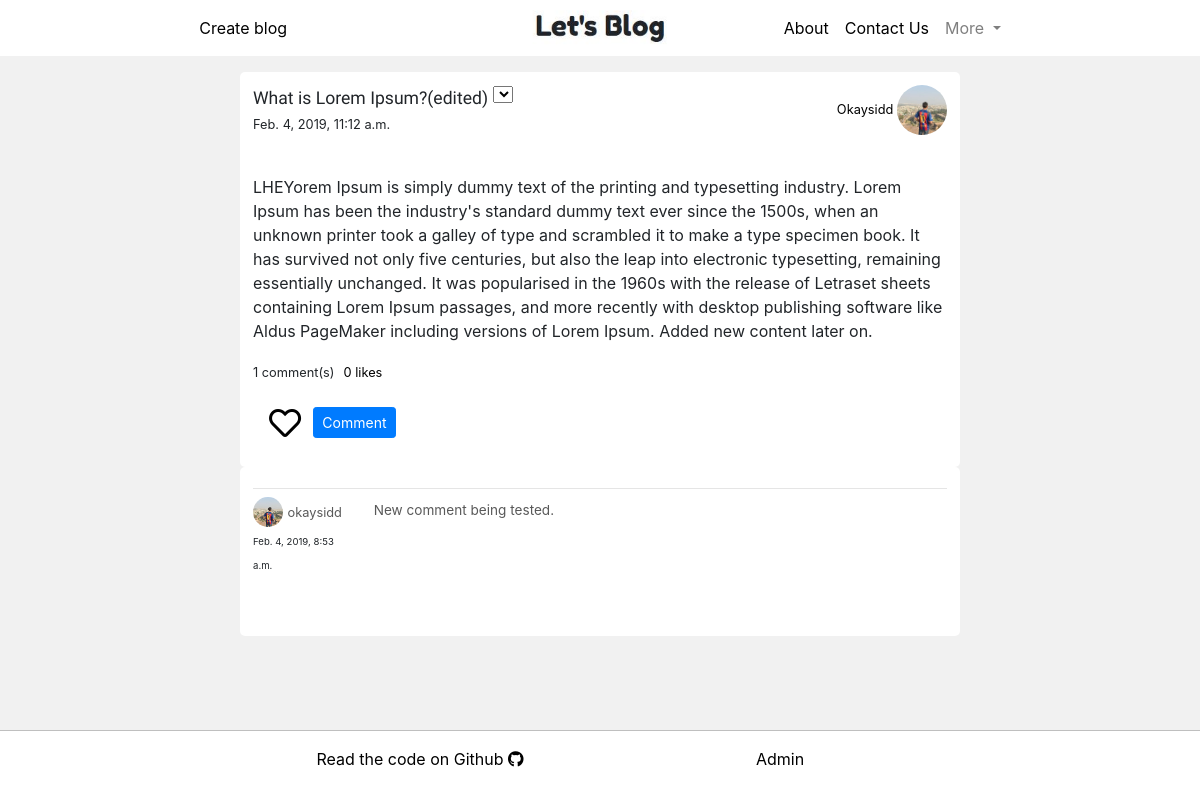
The page /post/1/ (signed in) on the database as committed earlier.
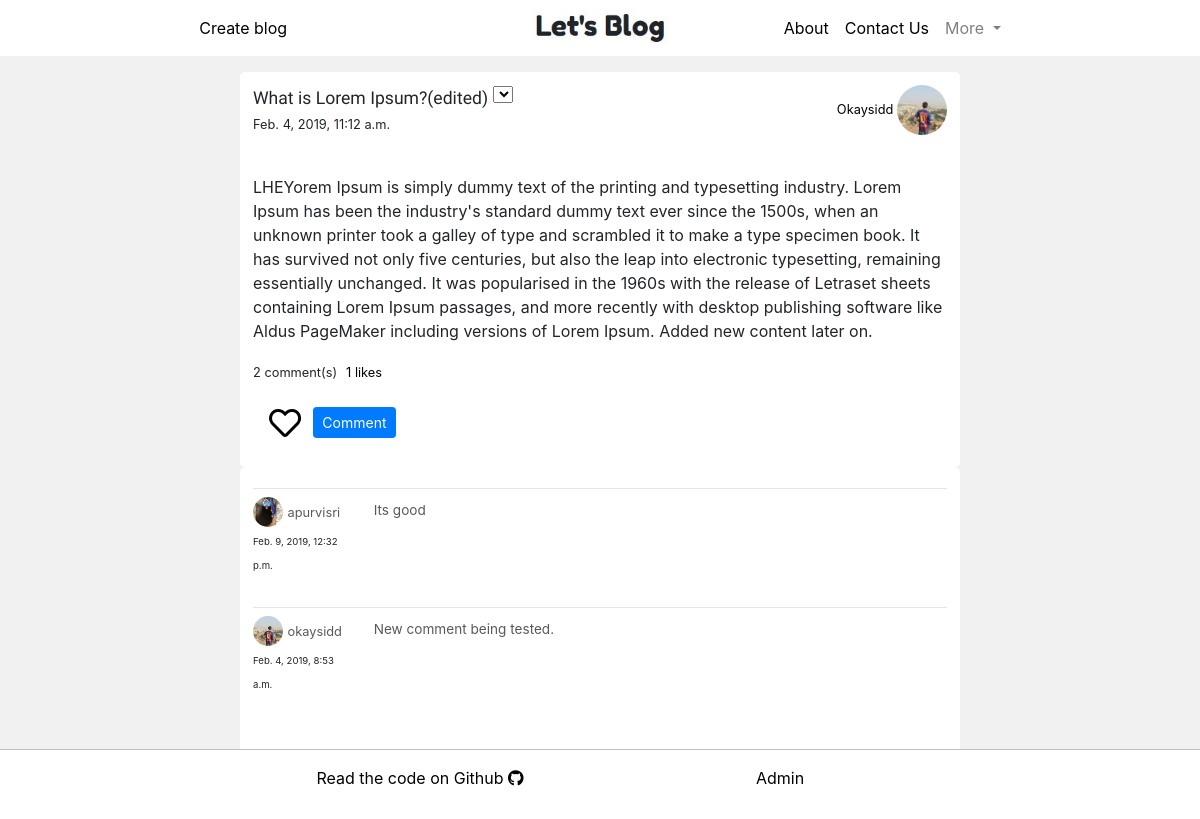
The same page on the database as committed later.
### blogs_app/models.py (models this page shows, shortened)
class Post_model(models.Model):
    author = models.ForeignKey(Author_model, on_delete=models.CASCADE)
    title_original = models.CharField(max_length=200)
    title_edited = models.CharField(max_length=200, default="")
    body_original = models.TextField()
    body_edited = models.TextField(default="")
    created_on = models.DateTimeField(auto_now_add=True)
    created_on = models.DateTimeField(default=timezone.now())
    modified_on = models.DateTimeField(blank=True, null=True)
    published_on = models.DateTimeField(blank=True, null=True)
    likes = models.PositiveIntegerField(default=0)
    liked_by = models.ManyToManyField(Author_model, related_name="liked_by", blank=True, null=True, default=[])

class Comment_model(models.Model):
    post = models.ForeignKey(Post_model, on_delete=models.CASCADE)
    author = models.ForeignKey(Author_model, on_delete=models.CASCADE)
    comment_text = models.TextField()
    created_on = models.DateTimeField(auto_now_add=True)

### users_app/models.py (models this page shows, shortened)
class Author_model(models.Model):
    author_name = models.OneToOneField(User, on_delete=models.CASCADE, primary_key=True)
    git = models.URLField(max_length=128, blank=True)
    profile_pic = models.ImageField(default='default.jpeg', upload_to='profile_pics')
    def __str__(self):
        return str(self.author_name)

### blogs_app/views.py (the view)
# urls.py: path('post/<int:pk>/', DetailPostView.as_view(), name="post"),
class DetailPostView(LoginRequiredMixin, DetailView):
    login_url = '/login/'
    redirect_field_name = 'next'
    model = Post_model
    fields = ['title_original', 'body_original', 'created_on', 'author', 'published_on', 'title_edited', 'body_edited']
    def get_context_data(self, **kwargs):
        context = super().get_context_data(**kwargs)
        author = Author_model.objects.filter(post_model=get_object_or_404(Post_model, id=self.kwargs['pk']))[0].author_name
        context['title'] = 'Post by ' + str(author)
        comments = Comment_model.objects.filter(post=self.kwargs['pk']).order_by('-created_on')
        this_post = post_model=get_object_or_404(Post_model, id=self.kwargs['pk'])
        likes_by_users = this_post.liked_by.all()
        print('----------{}'.format(likes_by_users))
        if Author_model.objects.filter(author_name=self.request.user)[0] in this_post.liked_by.all():
            liked_by_user = True
        else:
            liked_by_user = False
        context['comments'] = comments
        context['liked_by_user'] = liked_by_user
        if likes_by_users.count() > 0:
            context['likes_by_users'] = likes_by_users
        return context

### blogs_app/templates/blogs_app/post_model_detail.html (shortened to what the changed rows need)
{% extends 'system_app/base.html' %}
{% block base_body_block %}
{% load staticfiles %}
<link rel="stylesheet" href="{% static 'blogs_app/post_model_detail.css' %}">
<br><br>
<div class="container post-complete">
{% if not post_model.published_on and post_model.author.author_name == user %}
  <div class="row ">
    <div class="col-md-8">
        <span class="post-title">{{ post_model.title_original }}</span>
        {% if post_model.author.author_name == user %}
          <select class="edit-post" onchange="location = this.value;">
            <option value=""></option>
            <option value="{% url 'blogs:edit-post' pk=post_model.pk %}">Edit Post&nbsp</option>
            <option value="{% url 'blogs:delete-post' pk=post_model.pk %}">Delete</option>
          </select>
        {% else %}
        {% endif %}
        <br>
        <small>Created on : {{ post_model.created_on }}</small>
    </div>
    <div class="col-md-4">
        <span class="author-name">
            <a class="black-href" href="{% url 'users:view-profile' pk=post_model.author.pk %}">
                <small>
                    {{ post_model.author|title}}
                </small>
                <img class="profile-pic" src="{{ post_model.author.profile_pic.url }}" alt="no image found">
            </a>
        </span>
    </div>
    </div><br>
    <p><span class="postarea">{{ post_model.body_original|linebreaks }}</span></p>
    {% if post_model.published_on %}
      <input id="comments-btn" onclick="display_comments()" type="submit" class="btn btn-primary btn-sm" value="Comment">
  </div>
    <div id="comments-all" class="container">
      <form class="comment-form form-group" action="{% url 'blogs:comment-post' pk=post_model.pk %}" method="POST">
        {% csrf_token %}
        <div class="row">
          <div class="col-md-10">
            <input type="text" name="comment-bar" class="comment-bar" placeholder="Add new comment">
          </div>
          <div class="col-md-2">
            <input type="submit" class="btn btn-primary btn-sm" value="Comment">
          </div>
        </div>
      </form>
    </div>
    <div class="comments-list container">
      {% for comment in comments %}
      <hr class="my-2">
      <div class="row">
        <div class="col-md-2">
          <a class="black-href" href="{% url 'users:view-profile' pk=comment.author.pk %}">
            <img class="comment-profile-pic" src="{{ comment.author.profile_pic.url }}" alt="No image found">
            <small class="comment-author">{{ comment.author }}</small><br>
          </a>
          <small class="comment-time">{{ comment.created_on }}</small>
        </div>
        <div class="col-md-10">
          <span class="font-comment">{{ comment.comment_text }}</span>
        </div>
      </div>
      <br>
      {% endfor %}
      <br>
  {% else %}
    <a class="btn btn-info" href="{% url 'blogs:publish-post' pk=post_model.pk %}">Publish</a>
  {% endif %}
  {% elif post_model.published_on %}
  <div class="row ">
    <div class="col-md-8">
        <span class="post-title">{{ post_model.title_original }}</span>
        {% if post_model.author.author_name == user %}
          <select class="edit-post" onchange="location = this.value;">
            <option value=""></option>
            {% if post_model.modified_on %}
              <option value="{% url 'blogs:history-post' pk=post_model.pk %}">View original version&nbsp</option>
            {% endif %}
          </select>
        {% endif %}
        <br>
        <small>{{ post_model.published_on }}</small>
    </div>
    <div class="col-md-4">
        <span class="author-name">
            <a class="black-href" href="{% url 'users:view-profile' pk=post_model.author.pk %}">
                <small>
                    {{ post_model.author|title}}
                </small>
                <img class="profile-pic" src="{{ post_model.author.profile_pic.url }}" alt="no image found">
            </a>
        </span>
    </div>
    </div><br>
    <p><span class="postarea">{{ post_model.body_original|linebreaks }}</span></p>
    {% if post_model.published_on %}
    <small>{{ comments|length }} comment(s)</small>&nbsp
    <a class="black-href" href="#"><small class="show-likes">{{ post_model.likes }} likes</small></a>
    <br>
    <br>
    <div class="row">
        <div class="col-md-1">
          {% if liked_by_user == False %}
            <a id="like" class="black-href" href="{% url 'blogs:like-post' pk=post_model.pk %}"><i class="ml-3 like-btn fa-2x far fa-heart"></i></a>
          {% else %}
            <a id="liked" class="black-href" href="{% url 'blogs:like-post' pk=post_model.pk %}"><i class="ml-3 like-btn fa-2x fas fa-heart"></i></a>
          {% endif %}
        </div>
        <div class="col-md-2">
            <input id="comments-btn" onclick="display_comments()" type="submit" class="mb-3 btn btn-primary btn-sm" value="Comment">
        </div>
    </div>
      </div>
        <div class="comments-list container">
          {% for comment in comments %}
          <hr class="my-2">
          <div class="row">
            <div class="col-md-2">
              <a class="black-href" href="{% url 'users:view-profile' pk=comment.author.pk %}">
                <img class="comment-profile-pic" src="{{ comment.author.profile_pic.url }}" alt="No image found">
                <small class="comment-author">{{ comment.author }}</small><br>
              </a>
              <small class="comment-time">{{ comment.created_on }}</small>
            </div>
            <div class="col-md-10">
              <span class="font-comment">{{ comment.comment_text }}</span>
            </div>
          </div>
          <br>
          {% endfor %}
          <br>
      {% else %}
        <a class="btn btn-info" href="{% url 'blogs:publish-post' pk=post_model.pk %}">Publish</a>
      {% endif %}
      {% else %}
        <h5>Post you're trying to view isn't published yet.</h5>
      {% endif %}
    </div>
<br><br>
{% endblock %}

Rows that differ between the two databases and show on the page:
changed Post_model "What is Lorem Ipsum?(edited)": likes "0" → "1"
added Comment_model: author.profile_pic (picture), author "apurvisri", created_on "Feb. 9, 2019, 12:32 p.m.", comment_text "Its good"
Other text that changed with them:
{{ comments|length }}: "1" → "2"
